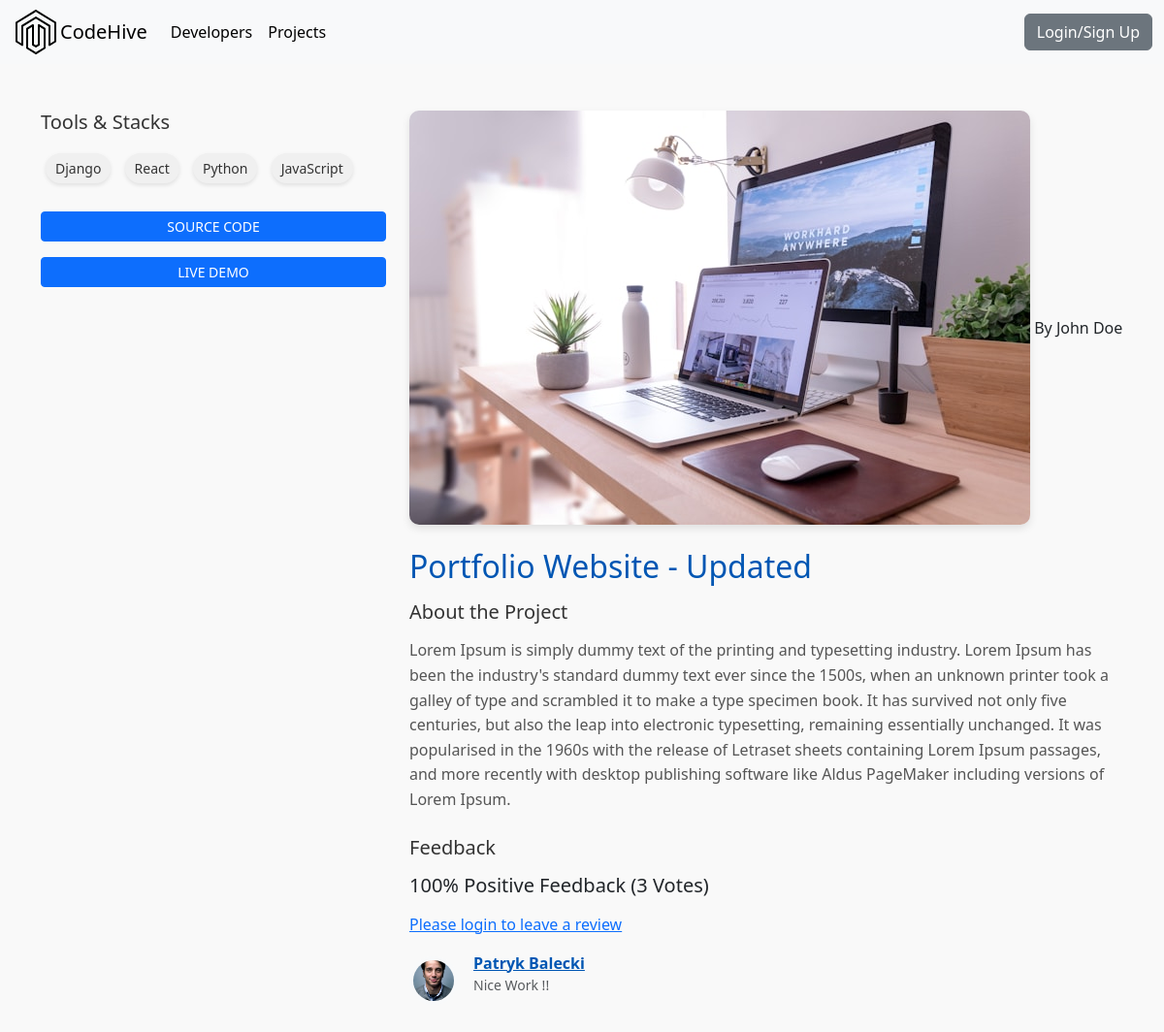
The page /projects/project/cf988127-9058-44e5-9325-239b57257c21/ on the database its author committed.
### projects/models.py (models this page shows, shortened)
class Tag(models.Model):
    name = models.CharField(max_length=200)
    created = models.DateTimeField(auto_now_add=True)
    id = models.UUIDField(default=uuid.uuid4, unique=True, primary_key=True, editable=False)
    def __str__(self):
        return self.name

class Project(models.Model):
    owner = models.ForeignKey(Profile, null=True, blank=True, on_delete=models.CASCADE)
    title = models.CharField(max_length=200)
    description = models.TextField(null=True, blank=True)
    featured_image = models.ImageField(null=True, blank=True, default="default.jpg")
    demo_link = models.CharField(max_length=2000, null=True, blank=True)
    source_link = models.CharField(max_length=2000, null=True, blank=True)
    tags = models.ManyToManyField('Tag', blank=True)
    vote_total = models.IntegerField(default=0, null=True, blank=True)
    vote_ratio = models.IntegerField(default=0, null=True, blank=True)
    created = models.DateTimeField(auto_now_add=True)
    id = models.UUIDField(default=uuid.uuid4, unique=True, primary_key=True, editable=False)
    class Meta:
        ordering = ['-vote_ratio', '-vote_total', 'title']
    @property
    def reviewers(self):
        queryset = self.review_set.all().values_list('owner__id', flat=True)
        return queryset

class Review(models.Model):
    VOTE_TYPE = (
        ('up', 'Up Vote'),
        ('down', 'Down Vote'),
    )
    owner = models.ForeignKey(Profile, on_delete=models.CASCADE, null=True)
    project = models.ForeignKey(Project, on_delete=models.CASCADE)
    body = models.TextField(null=True, blank=True)
    value = models.CharField(max_length=200, choices=VOTE_TYPE)
    created = models.DateTimeField(auto_now_add=True)
    id = models.UUIDField(default=uuid.uuid4, unique=True, primary_key=True, editable=False)
    class Meta:
        unique_together = [['owner', 'project']]

### users/models.py (models this page shows, shortened)
class Profile(models.Model):
    user = models.OneToOneField(User, on_delete=models.CASCADE, null=True, blank=True)
    name = models.CharField(max_length=200, blank=True, null=True)
    email = models.EmailField(max_length=500, blank=True, null=True)
    username = models.CharField(max_length=200, blank=True, null=True)
    location = models.CharField(max_length=200, blank=True, null=True, default="Earth")
    short_intro = models.CharField(max_length=200, blank=True, null=True, default="This is a default bio. User has not added a bio yet.")
    bio = models.TextField(blank=True, null=True)
    profile_image = models.ImageField(null=True, blank=True, upload_to='profiles/', default="profiles/user-default.jpg")
    social_github = models.CharField(max_length=200, blank=True, null=True)
    social_twitter = models.CharField(max_length=200, blank=True, null=True)
    social_linkedin = models.CharField(max_length=200, blank=True, null=True)
    social_youtube = models.CharField(max_length=200, blank=True, null=True)
    social_website = models.CharField(max_length=200, blank=True, null=True)
    created = models.DateTimeField(auto_now_add=True)
    id = models.UUIDField(default=uuid.uuid4, unique=True, primary_key=True, editable=False)

### projects/views.py (the view, shortened to what this page needs)
# urls.py: path('project/<str:pk>/', views.project, name="project"),
def project(request, pk):
    projectObj = Project.objects.get(id=pk)
    form = ReviewForm()
    return render(request, 'projects/single-projects.html', {'project':projectObj,'form': form})

### projects/templates/projects/single-projects.html (shortened to what this page needs)
{% extends 'main.html' %}
{% block content %}
<main class="single-project py-5">
    <div class="container">
        <div class="row">
            <div class="col-md-4 mb-4">
                <h3 class="singleproject-subtitle">Tools & Stacks</h3>
                <div class="singleproject-toolstack mb-4">
                    {% for tag in project.tags.all %}
                    <span class="tag">{{ tag }}</span>
                    {% endfor %}
                </div>
                {% if project.source_link %}
                <a class="btn btn-sm btn-primary d-block mb-3" href="{{project.source_link}}" target="_blank">
                     Source Code
                </a>
                {% endif %}
                {% if project.demo_link %}
                <a class="btn btn-sm btn-primary d-block mb-3" href="{{project.source_link}}" target="_blank">Live Demo
                </a>
                {% endif %}
            </div>
            <div class="col-md-8">
                <img class="singleproject-preview img-fluid mb-4" src="{{ project.featured_image.url }}" alt="Portfolio Thumbnail" />
                <a href="{% url 'user-profile' project.owner.id  %}"class="singleProject__developer text-decoration-none text-dark "> By {{project.owner.name}}</a>
                <h2 class="singleproject-title mb-3">{{ project.title }}</h2>
                <h3 class="singleproject-subtitle">About the Project</h3>
                <div class="singleproject-info mb-4">
                    {{ project.description }}
                </div>
                <div class="comments">
                    <h3 class="singleproject-subtitle">Feedback</h3>
                    <h5 class="project-rating mb-3">
                        {{ project.vote_ratio }}% Positive Feedback ({{ project.vote_total }}
                        Vote{{ project.vote_total|pluralize:"s" }})
                    </h5>
                    {% if request.user.profile.id in project.reviewers %}
                    <p>You have already submitted your review for this project</p>
                    {% elif request.user.profile == project.owner %}
                    <p>You cannot review your own work</p>
                    {% else %}
                    <a href="{% url 'login'%}"?next={{request.path}} class="d-block mb-3">Please login to leave a review</a>
                    {% endif %}
                    <div class="comment-list">
                        {% for review in project.review_set.all %}
                        {% if review.body %}
                        <div class="comment d-flex mb-3">
                            <a href="{% url 'user-profile' review.owner.id  %}">
                                <img class="avatar rounded-circle me-3" src="{{review.owner.profile_image.url}}" alt="user" style="width: 50px; height: 50px;" />
                            </a>
                            <div>
                                <a href="" class="comment-author fw-bold d-block">{{review.owner.name}}</a>
                                <p class="comment-info text-muted small">{{review.body|linebreaksbr}}</p>
                            </div>
                        </div>
                        {% endif %}
                        {% endfor %}
                    </div>
                </div>
            </div>
        </div>
    </div>
</main>
{% endblock %}

### static/styles/main.css (style rules this page uses)
.btn { border-radius: 20px; }
.tag { display: inline-block; background-color: #f0f0f0; color: #333; padding: 5px 10px; border-radius: 20px; font-size: 14px; font-weight: 500; text-align: center; white-space: nowrap; margin: 5px; box-shadow: 0 2px 4px rgba(0, 0, 0, 0.1); }
.single-project { background-color: #f9f9f9; padding: 40px 0; }
.singleproject-subtitle { font-size: 1.25rem; color: #333; margin-bottom: 15px; }
.singleproject-preview { border-radius: 10px; box-shadow: 0 4px 8px rgba(0, 0, 0, 0.1); }
.singleproject-title { font-size: 2rem; color: #0056b3; }
.singleproject-info { font-size: 1rem; color: #555; line-height: 1.6; }
.comment { align-items: center; }
.comment-author { color: #0056b3; }
.comment-info { color: #666; font-size: 0.9rem; }
.avatar { width: 60px; height: 60px; object-fit: cover; }
.avatar { object-fit: cover; border: 4px solid #f8f9fa; }
.container { max-width: 600px; }
.btn-primary { background-color: #007bff; border: none; transition: background-color 0.3s ease; }
.btn { border-radius: 4px; }
.btn-primary { font-size: 1.1rem; padding: 0.75rem; }
.btn-primary { padding: 0.75rem; font-size: 1.1rem; font-weight: 500; }
p { font-size: 1.1rem; color: #343a40; }
.btn-primary { padding: 0.5rem 1.25rem; font-weight: 600; }
.btn-primary { background-color: #007bff; border: none; font-size: 1rem; padding: 10px; text-transform: uppercase; transition: background-color 0.3s ease; }

### rows shown on the page
Tag: name "Django"
Tag: name "React"
Tag: name "Python"
Tag: name "JavaScript"
Project: featured_image (picture), owner.name "John Doe", title "Portfolio Website - Updated", description "Lorem Ipsum is simply dummy text of the printing and typesetting industry. Lorem Ipsum has been the industry's standard dummy text ever since the 1500s, when an unknown printer took a galley of type and scrambled it to make a type specimen book. It has survived not only five centuries, but also the leap into electronic typesetting, remaining essentially unchanged. It was popularised in the 1960s with the release of Letraset sheets containing Lorem Ipsum passages, and more recently with desktop publishing software like Aldus PageMaker including versions of Lorem Ipsum.", vote_ratio "100", vote_total "3"
Review: owner.profile_image (picture), owner.name "Patryk Balecki", body "Nice Work !!"
